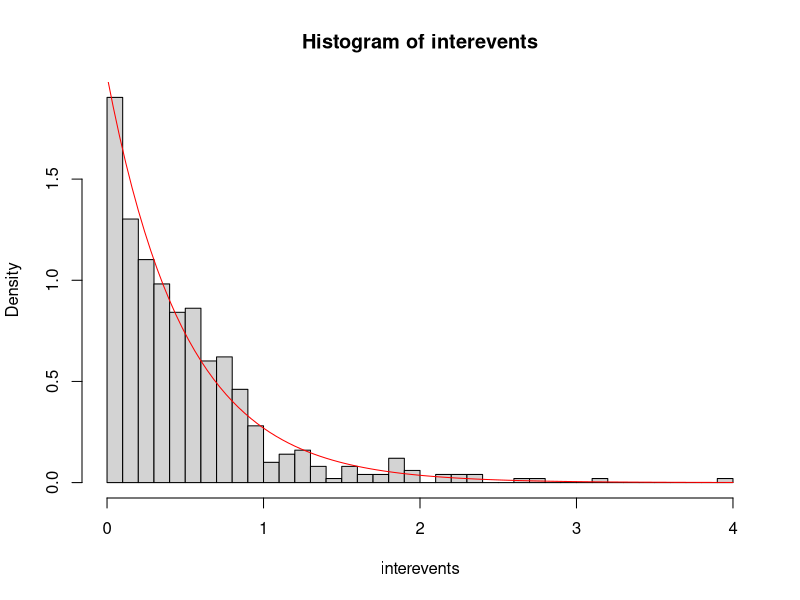

The R source for this figure:
events = runif(500, 0, 250) #event times generated at random
events = sort(events) #sort them in order
interevents = diff(events) #get interevent times, there differences
hist(interevents, breaks = "fd", freq = FALSE) #how interevents are distributed
interarrivals_avg = mean(interevents) #shows that the average interevent time is ~1/2 (0.4989109), can use this to superimose
curve(dexp(x, rate = 1/interarrivals_avg), col = "red", add = TRUE) #superimposing the PDF of the exponential
